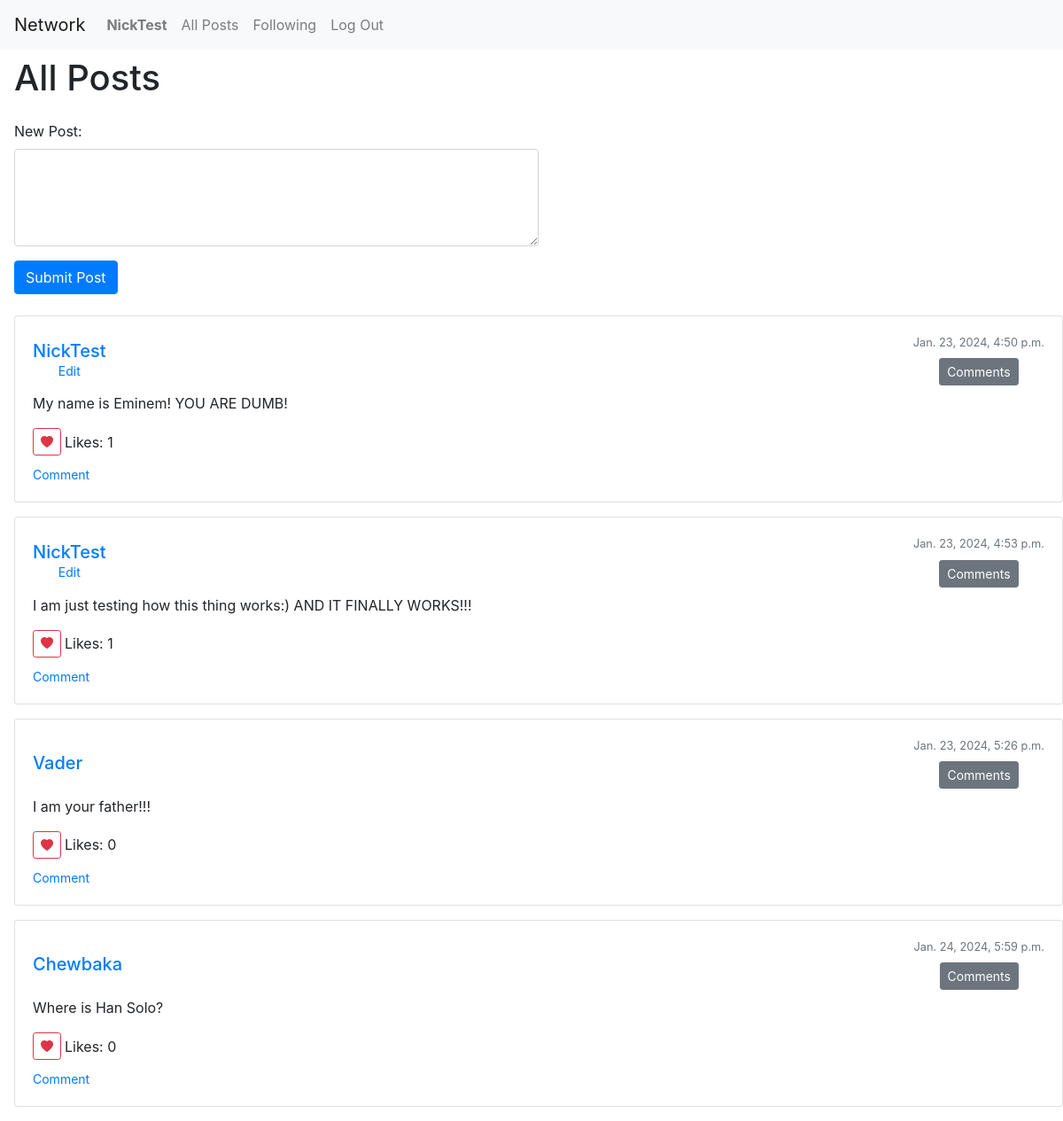
/ (signed in), run on the app's committed database.
### network/models.py (models this page shows, shortened)
class User(AbstractUser):
    subscriptions = models.ManyToManyField(
        'self', symmetrical=False, blank=True, related_name='subscribers')

class Posts(models.Model):
    creator = models.ForeignKey(
        User, on_delete=models.CASCADE, related_name='creator')
    post_text = models.TextField(blank=False, null=True)
    date = models.DateTimeField()
    liked_by_users = models.ManyToManyField(
        User, blank=True, related_name='liked_posts')
    def get_total_likes(self):
        return self.liked_by_users.count()

### network/views.py (the view)
# urls.py: path("", views.index, name="index"),
def index(request):
    if request.method == "POST":
        creator = request.user
        date = datetime.now()
        text = request.POST.get('post_content', '')
        new_post = Posts(creator=creator, date=date, post_text=text)
        new_post.save()
        return HttpResponseRedirect(reverse("index"))
    else:
        posts = Posts.objects.all()
        return render(request, "network/index.html", {
            'posts':posts,
        })

### network/templates/network/index.html (shortened to what this page needs)
{% extends "network/layout.html" %}
{% load static %}
{% block body %}
<div class="mt-2 ml-3">
    <h1 class="mb-4">All Posts</h1>
    <div class="mb-4">
        <form method="post" action="#" id="new-post-form">
            <div class="form-group">
                <label for="post_content">New Post:</label>
                <textarea class="form-control w-50" id="post_content" name="post_content" rows="4" required></textarea>
            </div>
            <button type="submit" class="btn btn-primary">Submit Post</button>
        </form>
    </div>
    {% for post in posts %}
        <div class="card mb-3" id="post-{{ post.id }}">
            <div class="card-body">
                <div class="d-flex justify-content-between align-items-center mb-2">
                    <div class="d-flex flex-column align-items-start align-items-center">
                        <a href="{% url 'display_profile' post.creator.id %}">
                            <h5 class="card-title mb-0">{{ post.creator }}</h5>
                        </a>
                        {% if request.user.is_authenticated and post.creator == request.user %}
                            <button class="btn btn-link btn-sm text-primary p-0 border-0 edit-post-btn" data-post-id="{{ post.id }}">
                                Edit
                            </button>
                        {% endif %}
                    </div>
                    <div class="d-flex flex-column align-items-end align-items-center">
                        <small class="text-muted">{{ post.date }}</small>
                        <button class="btn btn-secondary btn-sm mt-2 check-commetns-btn" data-post-id="{{ post.id }}">Comments</button>
                    </div>
                </div>
                <p class="card-text">{{ post.post_text }}</p>
                <div class="d-flex align-items-center mb-2">
                    {% if request.user.is_authenticated %}
                        {% if request.user not in post.liked_by_users.all %}
                            <button class="btn btn-sm btn-outline-danger like-btn" data-value = 'like' data-post-id="{{ post.id }}">
                                <i class="bi bi-heart-fill" id ='heart'></i>
                            </button>
                        {% else %}
                            <button class="btn btn-sm btn-danger like-btn" data-value = 'unlike' data-post-id="{{ post.id }}">
                                <i class="bi bi-heart-fill" id ='heart'></i>
                            </button>
                        {% endif %}
                    {% endif %}
                    <p class="like-num ml-1 mb-0" data-like-number="{{post.get_total_likes}}">Likes: {{ post.get_total_likes }}</p>
                </div>
                <button class="btn btn-link btn-sm text-primary p-0 border-0 comment-btn" data-post-id="{{ post.id }}">
                            Comment
                </button>
            </div>
        </div>
    {% endfor %}
</div>
{% endblock %}

### network/templates/network/layout.html (shortened to what this page needs)
{% load static %}
<!DOCTYPE html>
<html lang="en">
    <head>
        <link rel="stylesheet" href="https://stackpath.bootstrapcdn.com/bootstrap/4.4.1/css/bootstrap.min.css">
         <link rel="stylesheet" href="https://cdn.jsdelivr.net/npm/bootstrap-icons@1.11.3/font/bootstrap-icons.min.css">
        <link href="{% static 'network/styles.css' %}" rel="stylesheet">
    </head>
    <body>
        <nav class="navbar navbar-expand-lg navbar-light bg-light">
            <a class="navbar-brand" href="#">Network</a>
            <div>
              <ul class="navbar-nav mr-auto">
                {% if user.is_authenticated %}
                    <li class="nav-item">
                        <a class="nav-link" href="{% url 'display_profile' user.id %}"><strong>{{ user.username }}</strong></a>
                    </li>
                {% endif %}
                <li class="nav-item">
                  <a class="nav-link" href="{% url 'index' %}">All Posts</a>
                </li>
                {% if user.is_authenticated %}
                    <li class="nav-item">
                        <a class="nav-link" href="{% url 'my_followings' %}">Following</a>
                    </li>
                    <li class="nav-item">
                        <a class="nav-link" href="{% url 'logout' %}">Log Out</a>
                    </li>
                {% endif %}
              </ul>
            </div>
          </nav>
        <div class="body">
            {% block body %}
            {% endblock %}
        </div>
    </body>
</html>

### data on the page
User: username "NickTest"
Posts: creator "NickTest", date "Jan. 23, 2024, 4:50 p.m.", post_text "My name is Eminem! YOU ARE DUMB!", get_total_likes "1"
Posts: creator "NickTest", date "Jan. 23, 2024, 4:53 p.m.", post_text "I am just testing how this thing works:) AND IT FINALLY WORKS!!!", get_total_likes "1"
Posts: creator "Vader", date "Jan. 23, 2024, 5:26 p.m.", post_text "I am your father!!!", get_total_likes "0"
Posts: creator "Chewbaka", date "Jan. 24, 2024, 5:59 p.m.", post_text "Where is Han Solo?", get_total_likes "0"
